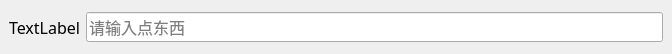
<?xml version="1.0" encoding="UTF-8"?>
<ui version="4.0">
 <class>SignUpItem</class>
 <widget class="QWidget" name="SignUpItem">
  <property name="geometry">
   <rect>
    <x>0</x>
    <y>0</y>
    <width>672</width>
    <height>54</height>
   </rect>
  </property>
  <property name="windowTitle">
   <string>Form</string>
  </property>
  <layout class="QGridLayout" name="gridLayout">
   <property name="leftMargin">
    <number>0</number>
   </property>
   <property name="topMargin">
    <number>0</number>
   </property>
   <property name="rightMargin">
    <number>0</number>
   </property>
   <property name="bottomMargin">
    <number>0</number>
   </property>
   <property name="spacing">
    <number>0</number>
   </property>
   <item row="0" column="0">
    <widget class="QWidget" name="widget" native="true">
     <layout class="QHBoxLayout" name="horizontalLayout">
      <item>
       <widget class="QLabel" name="label">
        <property name="font">
         <font>
          <family>楷体</family>
          <pointsize>12</pointsize>
         </font>
        </property>
        <property name="text">
         <string>TextLabel</string>
        </property>
       </widget>
      </item>
      <item>
       <widget class="QLineEdit" name="lineEdit">
        <property name="minimumSize">
         <size>
          <width>0</width>
          <height>30</height>
         </size>
        </property>
        <property name="font">
         <font>
          <pointsize>12</pointsize>
         </font>
        </property>
        <property name="placeholderText">
         <string>请输入点东西</string>
        </property>
       </widget>
      </item>
     </layout>
    </widget>
   </item>
  </layout>
 </widget>
 <resources/>
 <connections/>
</ui>
